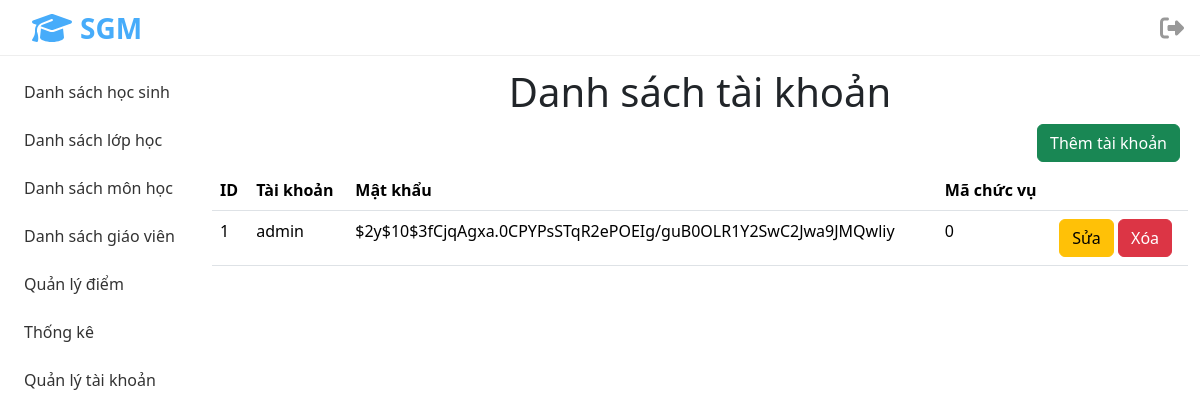
The app's page /views/accounts/list.php (signed in) with its own data.
### tables this page shows
CREATE TABLE `user` (
  `Id` int(11) NOT NULL,
  `Username` varchar(255) NOT NULL,
  `Password` varchar(255) NOT NULL,
  `Role` tinyint(4) NOT NULL
);

### models/accounts/list.php (the view)
<?php
$dirRoot = strstr(__DIR__, '\models', true);
require_once $dirRoot . '/connection.php';
$sql = "SELECT * FROM `user` ORDER BY `Id` ASC";
$result = $conn->query($sql);
while ($row = $result->fetch_assoc()) {
?>
<tr>
    <td><?php echo $row['Id'] ?></td>
    <td><?php echo $row['Username'] ?></td>
    <td><?php echo $row['Password'] ?></td>
    <td><?php echo $row['Role'] ?></td>
    <td>
        <a href="edit.php?sid=<?php echo $row['Id'] ?>" class="btn btn-warning">Sửa</a>
        <a href="/controllers/Account.php?sid=<?php echo $row['Id'] ?> " class="btn btn-danger">Xóa</a>
    </td>
</tr>
<?php
}
?>

### assets/css/style.css (style rules this page uses)
:root { --primary-color: #47acfa; }

### assets/css/header.css (style rules this page uses)
.header__container { position: fixed; top: 0; left: 0; width: 100%; height: 56px; z-index: 999; display: flex; justify-content: space-between; align-items: center; border-bottom: 1px solid #eee; background-color: #fff; }
.header__logo { text-decoration: none; display: flex; align-items: center; user-select: none; cursor: pointer; margin-left: 32px; }
.header__logo-img { width: 40px; margin-right: 8px; }
.header__logo-name { font-size: 28px; font-weight: 700; color: var(--primary-color); }
.header__logout { margin-right: 16px; cursor: pointer; }
.header__logout-img { width: 24px; }

### assets/css/navbar.css (style rules this page uses)
* { margin: 0; padding: 0; box-sizing: border-box; }
.navbar__container { position: fixed; }
.navbar__list { list-style: none; margin: 0; padding: 0; }
.navbar__link { width: 228px; text-decoration: none; color: #333; font-size: 16px; display: block; padding: 12px; border-radius: 8px; }

### records on screen
user: Id "1", Username "admin", Password "$2y$10$3fCjqAgxa.0CPYPsSTqR2ePOEIg/guB0OLR1Y2SwC2Jwa9JMQwliy", Role "0"
